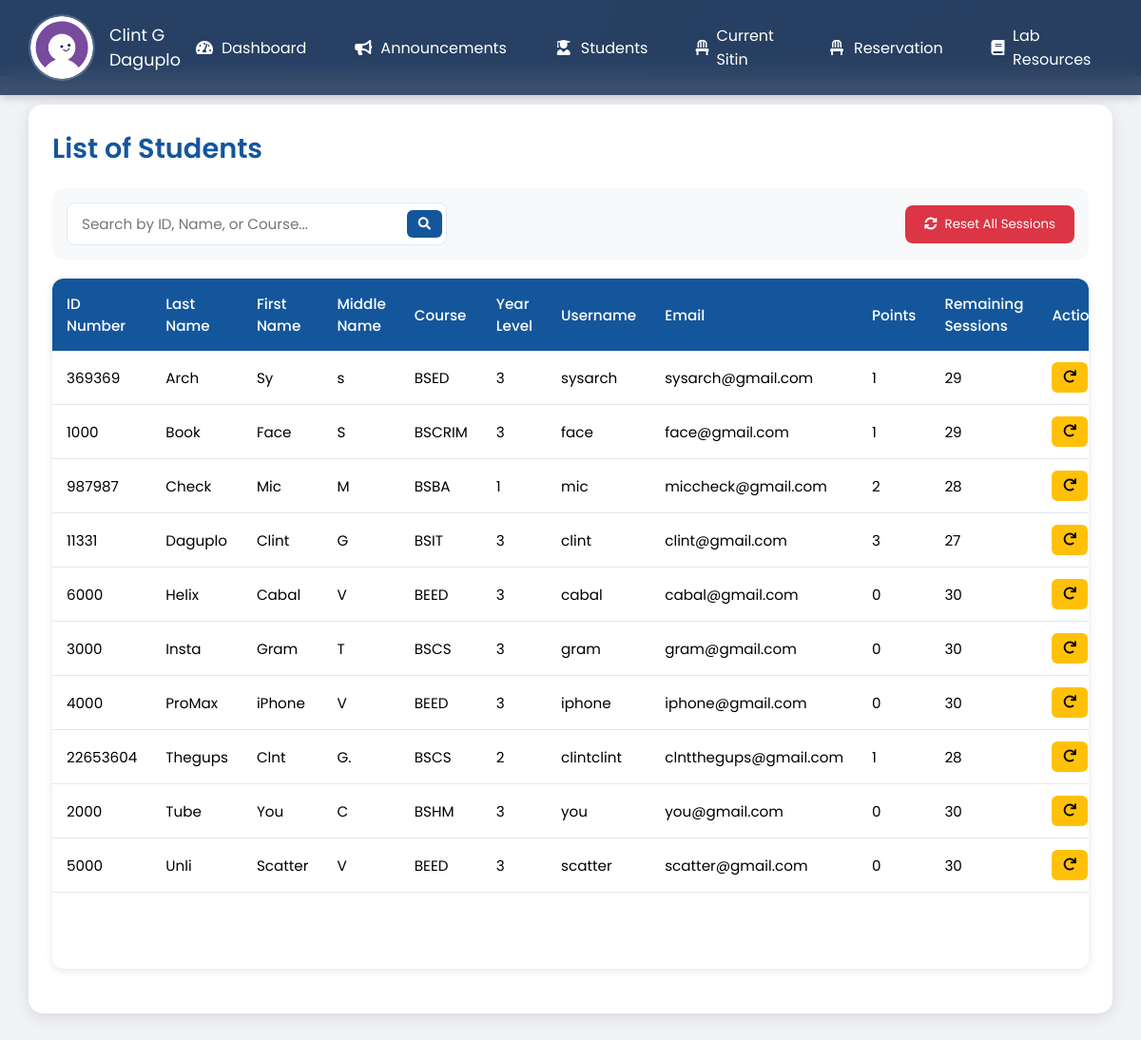
The app's page /liststudent.php (signed in) with its own data.
### tables this page shows
CREATE TABLE `user` (
  `IDNO` int(11) NOT NULL,
  `LASTNAME` varchar(255) NOT NULL,
  `FIRSTNAME` varchar(255) NOT NULL,
  `MIDNAME` varchar(255) NOT NULL,
  `COURSE` varchar(255) NOT NULL,
  `YEARLEVEL` int(11) NOT NULL,
  `USERNAME` varchar(255) NOT NULL,
  `PASSWORD` varchar(255) NOT NULL,
  `EMAIL` varchar(255) NOT NULL,
  `PROFILE_PIC` varchar(255) NOT NULL DEFAULT 'default.jpg',
  `REMAINING_SESSIONS` int(30) NOT NULL DEFAULT 30,
  `POINTS` int(11) DEFAULT 0
);

### liststudent.php (the view, shortened to what this page needs)
<?php
include("connector.php");
$username = $_SESSION['Username'];
$query = "SELECT PROFILE_PIC, FIRSTNAME, MIDNAME, LASTNAME FROM user WHERE USERNAME = ?";
$stmt = $con->prepare($query);
$stmt->bind_param("s", $username);
$stmt->execute();
$result = $stmt->get_result();
if ($result && $result->num_rows > 0) {
$row = $result->fetch_assoc();
$profile_pic = !empty($row['PROFILE_PIC']) ? htmlspecialchars($row['PROFILE_PIC']) : 'default.jpg';
$user_name = htmlspecialchars($row['FIRSTNAME'] . ' ' . $row['MIDNAME'] . ' ' . $row['LASTNAME']);
} else {
$profile_pic = 'default.jpg';
$user_name = 'Admin';
}
?>
<!DOCTYPE html>
<html lang="en">
<head>
<link rel="stylesheet" href="https://cdnjs.cloudflare.com/ajax/libs/font-awesome/5.15.3/css/all.min.css">
</head>
<body>
<div class="topnav">
    <div class="user-profile">
        <img src="uploads/<?php echo htmlspecialchars($profile_pic); ?>" alt="Profile Picture">
        <div class="user-name"><?php echo htmlspecialchars($user_name); ?></div>
    </div>
    <div class="nav-links">
        <a href="admindash.php"><i class="fas fa-tachometer-alt"></i> Dashboard</a>
        <a href="adannouncement.php"><i class="fas fa-bullhorn"></i> Announcements</a>
        <a href="liststudent.php"><i class="fas fa-user-graduate"></i> Students</a>
        <a href="adsitin.php"><i class="fas fa-chair"></i> Current Sitin</a>
        <a href="adreservation.php"><i class="fas fa-chair"></i> Reservation</a>
        <a href="adlabresources.php"><i class="fas fa-book"></i> Lab Resources</a>
        <a href="adlabsched.php"><i class="fas fa-calendar"></i> Lab Schedule</a>
    </div>
</div>
<div class="content">
<div class="container">
<div class="header">
<h1>List of Students</h1>
</div>
<div class="controls-container">
<div class="search-box">
<input type="text" id="searchInput" placeholder="Search by ID, Name, or Course...">
<button type="button">
<i class="fas fa-search"></i>
</button>
</div>
<form method="POST" style="margin: 0;">
<button type="submit" name="reset_sessions" class="reset-button">
<i class="fas fa-sync-alt"></i> Reset All Sessions
</button>
</form>
</div>
<div class="table-container">
<table>
<thead>
<tr>
<th>ID Number</th>
<th>Last Name</th>
<th>First Name</th>
<th>Middle Name</th>
<th>Course</th>
<th>Year Level</th>
<th>Username</th>
<th>Email</th>
<th>Points</th>
<th>Remaining Sessions</th>
<th>Actions</th>
</tr>
</thead>
<tbody>
<?php
$query = "SELECT * FROM user ORDER BY LASTNAME ASC";
$result = mysqli_query($con, $query);
while ($row = mysqli_fetch_assoc($result)) {
    $points_class = '';
    if ($row['POINTS'] >= 2) {
        $points_class = 'points-high';
    } elseif ($row['POINTS'] == 1) {
        $points_class = 'points-medium';
    } else {
        $points_class = 'points-low';
    }
    echo "<tr>";
    echo "<td>" . htmlspecialchars($row['IDNO']) . "</td>";
    echo "<td>" . htmlspecialchars($row['LASTNAME']) . "</td>";
    echo "<td>" . htmlspecialchars($row['FIRSTNAME']) . "</td>";
    echo "<td>" . htmlspecialchars($row['MIDNAME']) . "</td>";
    echo "<td>" . htmlspecialchars($row['COURSE']) . "</td>";
    echo "<td class='text-center'>" . htmlspecialchars($row['YEARLEVEL']) . "</td>";
    echo "<td>" . htmlspecialchars($row['USERNAME']) . "</td>";
    echo "<td>" . htmlspecialchars($row['EMAIL']) . "</td>";
    echo "<td class='points-column " . $points_class . "'>" . htmlspecialchars($row['POINTS']) . "</td>";
    echo "<td class='text-center'>" . htmlspecialchars($row['REMAINING_SESSIONS']) . "</td>";
    echo "<td class='action-buttons'>";
    echo "<button onclick='resetSessions(" . $row['IDNO'] . ")' class='reset-btn' title='Reset Sessions'><i class='fas fa-redo'></i></button>";
    echo "</td>";
    echo "</tr>";
}
?>
</tbody>
</table>
</div>
</div>
</div>
</body>
</html>

### liststudent.php (style rules this page uses)
* { margin: 0; padding: 0; box-sizing: border-box; font-family: 'Poppins', sans-serif; }
html, body { background: linear-gradient(135deg, #14569b, #2a3f5f); min-height: 100vh; width: 100%; }
.topnav { width: 100%; background-color: rgba(42, 63, 95, 0.9); padding: 15px 30px; position: fixed; top: 0; left: 0; display: flex; align-items: center; justify-content: space-between; box-shadow: 0 2px 10px rgba(0, 0, 0, 0.2); backdrop-filter: blur(10px); z-index: 1000; }
.user-profile { display: flex; align-items: center; gap: 15px; }
.user-profile img { width: 70px; height: 70px; border-radius: 50%; border: 2px solid rgba(255, 255, 255, 0.2); }
.user-name { color: white; font-size: 1.1rem; }
.nav-links { display: flex; gap: 20px; align-items: center; }
.nav-links a { color: white; text-decoration: none; padding: 8px 15px; border-radius: 6px; transition: all 0.3s; display: flex; align-items: center; gap: 8px; }
.nav-links a i { width: 20px; text-align: center; }
.content { margin-top: 80px; padding: 30px; min-height: calc(100vh - 80px); background: #f0f2f5; }
.container { background: white; border-radius: 15px; padding: 25px; box-shadow: 0 4px 15px rgba(0, 0, 0, 0.1); height: calc(100vh - 60px); max-width: 1400px; margin: 0 auto; overflow: hidden; }
.header { margin-bottom: 20px; }
.header h1 { color: #14569b; font-size: 1.8rem; font-weight: 600; margin-bottom: 15px; }
.controls-container { display: flex; justify-content: space-between; align-items: center; gap: 15px; margin-bottom: 20px; padding: 15px; background: #f8f9fa; border-radius: 12px; }
.search-box { display: flex; align-items: center; gap: 10px; flex: 1; max-width: 400px; position: relative; }
.search-box input { width: 100%; padding: 10px 15px; padding-right: 45px; border: 1px solid #e2e8f0; border-radius: 8px; transition: all 0.2s; font-size: 0.95rem; }
.search-box button { position: absolute; right: 5px; padding: 8px 12px; background: #14569b; color: white; border: none; border-radius: 6px; cursor: pointer; transition: all 0.2s; display: flex; align-items: center; justify-content: center; }
.reset-button { background: #dc3545; color: white; padding: 10px 20px; border: none; border-radius: 8px; cursor: pointer; transition: all 0.2s; display: flex; align-items: center; gap: 8px; }
.table-container { height: calc(100% - 180px); overflow-y: auto; border-radius: 12px; background: white; box-shadow: 0 2px 10px rgba(0, 0, 0, 0.1); }
table { width: 100%; border-collapse: separate; border-spacing: 0; }
thead { position: sticky; top: 0; z-index: 2; }
th { background: #14569b; color: white; padding: 15px; font-weight: 500; text-align: left; font-size: 0.95rem; }
td { padding: 12px 15px; border-bottom: 1px solid #e2e8f0; font-size: 0.95rem; }
.action-buttons { display: flex; gap: 8px; justify-content: center; }
.reset-btn, .delete-btn { padding: 6px 12px; border: none; border-radius: 6px; cursor: pointer; transition: all 0.2s; }
.reset-btn { background: #ffc107; color: #000; }

### records on screen
user: PROFILE_PIC (placeholder picture), user_name "Clint G Daguplo", IDNO "11331", LASTNAME "Daguplo", FIRSTNAME "Clint", MIDNAME "G", COURSE "BSIT", YEARLEVEL "3", USERNAME "clint", EMAIL "clint@gmail.com", POINTS "3", REMAINING_SESSIONS "27"
user: IDNO "369369", LASTNAME "Arch", FIRSTNAME "Sy", MIDNAME "s", COURSE "BSED", YEARLEVEL "3", USERNAME "sysarch", EMAIL "sysarch@gmail.com", POINTS "1", REMAINING_SESSIONS "29"
user: IDNO "1000", LASTNAME "Book", FIRSTNAME "Face", MIDNAME "S", COURSE "BSCRIM", YEARLEVEL "3", USERNAME "face", EMAIL "face@gmail.com", POINTS "1", REMAINING_SESSIONS "29"
user: IDNO "987987", LASTNAME "Check", FIRSTNAME "Mic", MIDNAME "M", COURSE "BSBA", YEARLEVEL "1", USERNAME "mic", EMAIL "miccheck@gmail.com", POINTS "2", REMAINING_SESSIONS "28"
user: IDNO "6000", LASTNAME "Helix", FIRSTNAME "Cabal", MIDNAME "V", COURSE "BEED", YEARLEVEL "3", USERNAME "cabal", EMAIL "cabal@gmail.com", POINTS "0", REMAINING_SESSIONS "30"
user: IDNO "3000", LASTNAME "Insta", FIRSTNAME "Gram", MIDNAME "T", COURSE "BSCS", YEARLEVEL "3", USERNAME "gram", EMAIL "gram@gmail.com", POINTS "0", REMAINING_SESSIONS "30"
user: IDNO "4000", LASTNAME "ProMax", FIRSTNAME "iPhone", MIDNAME "V", COURSE "BEED", YEARLEVEL "3", USERNAME "iphone", EMAIL "iphone@gmail.com", POINTS "0", REMAINING_SESSIONS "30"
user: IDNO "22653604", LASTNAME "Thegups", FIRSTNAME "Clnt", MIDNAME "G.", COURSE "BSCS", YEARLEVEL "2", USERNAME "clintclint", EMAIL "clntthegups@gmail.com", POINTS "1", REMAINING_SESSIONS "28"
user: IDNO "2000", LASTNAME "Tube", FIRSTNAME "You", MIDNAME "C", COURSE "BSHM", YEARLEVEL "3", USERNAME "you", EMAIL "you@gmail.com", POINTS "0", REMAINING_SESSIONS "30"
user: IDNO "5000", LASTNAME "Unli", FIRSTNAME "Scatter", MIDNAME "V", COURSE "BEED", YEARLEVEL "3", USERNAME "scatter", EMAIL "scatter@gmail.com", POINTS "0", REMAINING_SESSIONS "30"
